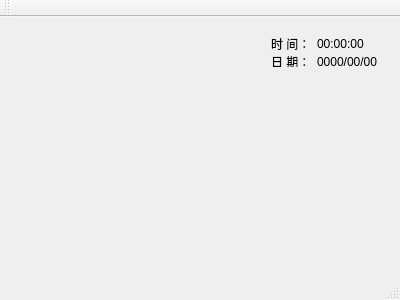
<?xml version="1.0" encoding="UTF-8"?>
<ui version="4.0">
 <class>MainWindow</class>
 <widget class="QMainWindow" name="MainWindow">
  <property name="geometry">
   <rect>
    <x>0</x>
    <y>0</y>
    <width>400</width>
    <height>300</height>
   </rect>
  </property>
  <property name="windowTitle">
   <string>MainWindow</string>
  </property>
  <widget class="QWidget" name="centralWidget">
   <widget class="QWidget" name="">
    <property name="geometry">
     <rect>
      <x>260</x>
      <y>10</y>
      <width>131</width>
      <height>51</height>
     </rect>
    </property>
    <layout class="QVBoxLayout" name="verticalLayout">
     <item>
      <layout class="QHBoxLayout" name="horizontalLayout">
       <item>
        <widget class="QLabel" name="label">
         <property name="text">
          <string>时 间：</string>
         </property>
        </widget>
       </item>
       <item>
        <widget class="QLabel" name="timeLabel">
         <property name="sizePolicy">
          <sizepolicy hsizetype="Expanding" vsizetype="Preferred">
           <horstretch>0</horstretch>
           <verstretch>0</verstretch>
          </sizepolicy>
         </property>
         <property name="text">
          <string>00:00:00</string>
         </property>
        </widget>
       </item>
      </layout>
     </item>
     <item>
      <layout class="QHBoxLayout" name="horizontalLayout_2">
       <item>
        <widget class="QLabel" name="label_3">
         <property name="text">
          <string>日 期：</string>
         </property>
        </widget>
       </item>
       <item>
        <widget class="QLabel" name="dateLabel">
         <property name="sizePolicy">
          <sizepolicy hsizetype="Expanding" vsizetype="Preferred">
           <horstretch>0</horstretch>
           <verstretch>0</verstretch>
          </sizepolicy>
         </property>
         <property name="text">
          <string>0000/00/00</string>
         </property>
        </widget>
       </item>
      </layout>
     </item>
    </layout>
   </widget>
  </widget>
  <widget class="QMenuBar" name="menuBar">
   <property name="geometry">
    <rect>
     <x>0</x>
     <y>0</y>
     <width>400</width>
     <height>23</height>
    </rect>
   </property>
  </widget>
  <widget class="QToolBar" name="mainToolBar">
   <attribute name="toolBarArea">
    <enum>TopToolBarArea</enum>
   </attribute>
   <attribute name="toolBarBreak">
    <bool>false</bool>
   </attribute>
  </widget>
  <widget class="QStatusBar" name="statusBar"/>
 </widget>
 <layoutdefault spacing="6" margin="11"/>
 <resources/>
 <connections/>
</ui>
